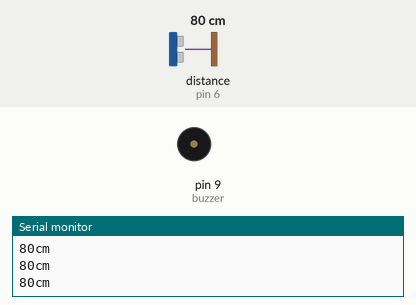
Simulated run of this sketch. Board: Arduino Uno, built with avr-gcc and run on an emulated ATmega328P. Shown: buzzer (waves = sounding), the last lines printed to the serial monitor. Wiring (inferred from the names in the program): ultrasonic range finder: trigger pin 7; echo pin 6. Inputs (shaded band) come from the test bench; at power-on: distance to the obstacle (sensor on pin 6) 80 cm. The echo pulse lasts 58.3 µs per cm.

Above: at 1.2 s.
1.3 s: distance to the obstacle (sensor on pin 6) set to 34 cm
2.8 s: distance to the obstacle (sensor on pin 6) set to 27 cm
At 3.8 s:
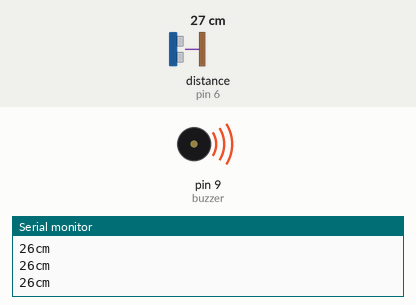
Timing chart, 0 to 5.8 s (numbered marks = the images above; inputs shaded):
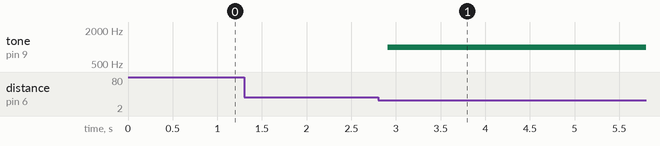

Measured:
- the behaviour switches between 31 and 30 cm on distance to the obstacle (sensor on pin 6) (found by bisection; images 0 and 1)
- after the input at 2.8 s, tone on pin 9 (buzzer): silent → 1000 Hz after 0.11 s

The sketch:

DetectObjectApp.ino
```cpp
#define pirPin 2
int calibrationTime = 30;
long unsigned int lowIn;
long unsigned int pause = 5000;
boolean lockLow = true;
boolean takeLowTime;
int pirStat = 0;

const int buzzer = 9; //buzzer to arduino pin 9


void setup(){
  Serial.begin(9600); // Starting Serial Terminal
  pinMode(buzzer, OUTPUT); // Set buzzer - pin 9 as an output
  pinMode(pirPin, INPUT);

}


const int pingPin = 7; // Trigger Pin of Ultrasonic Sensor
const int echoPin = 6; // Echo Pin of Ultrasonic Sensor


long ultrasonic() {
   long duration, inches, cm;
   pinMode(pingPin, OUTPUT);
   digitalWrite(pingPin, LOW);
   delayMicroseconds(2);
   digitalWrite(pingPin, HIGH);
   delayMicroseconds(10);
   digitalWrite(pingPin, LOW);
   pinMode(echoPin, INPUT);
   duration = pulseIn(echoPin, HIGH);
   cm = microsecondsToCentimeters(duration);
   Serial.print(cm);
   Serial.print("cm");
   Serial.println();
   delay(100);
   return cm;
}

long microsecondsToCentimeters(long microseconds) {
   return microseconds / 29 / 2;
}

void loop() {

   if(ultrasonic()<30){
     tone(buzzer, 1000); // Send 1KHz sound signal...
      digitalWrite(pirPin,HIGH);
   }
   else{
    noTone(buzzer);
     digitalWrite(pirPin, LOW);
   }
}
```
